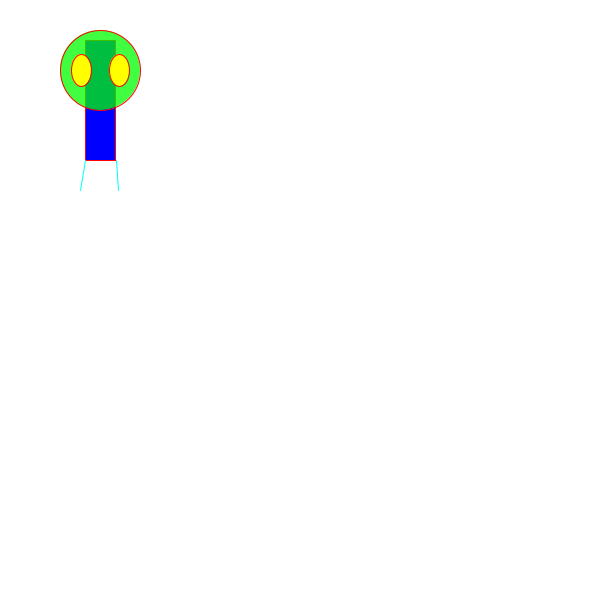
Frame 1 (no input)
Frame 60 (the mouse pressed at the canvas centre just before this capture): identical to frame 1, image omitted
Frame 120 (the mouse held since frame 60 and released just before this capture): identical to frame 1, image omitted

The Processing sketch that drew this single still picture (run headless with seeded random() and noise(); from frame 60 on, the mouse is pressed at the canvas centre):

// Processing sketch: Zoog
// ── Zoog.pde
void setup(){
  size(600,600);
}

void draw(){
 background(255);
ellipseMode(CENTER);
rectMode(CENTER);
  stroke(255,0,0);
  fill(0,0,255);
  rect(100,100,30,120);
  fill(0,255,0,191);
  ellipse(100,70,80,80);
  fill(255,255,0);
  ellipse(81,70,20,32);
  ellipse(119,70,20,32);
  stroke(0,255,255);
  line(85,160,80,190);
  line(116,160,118,190);
}
